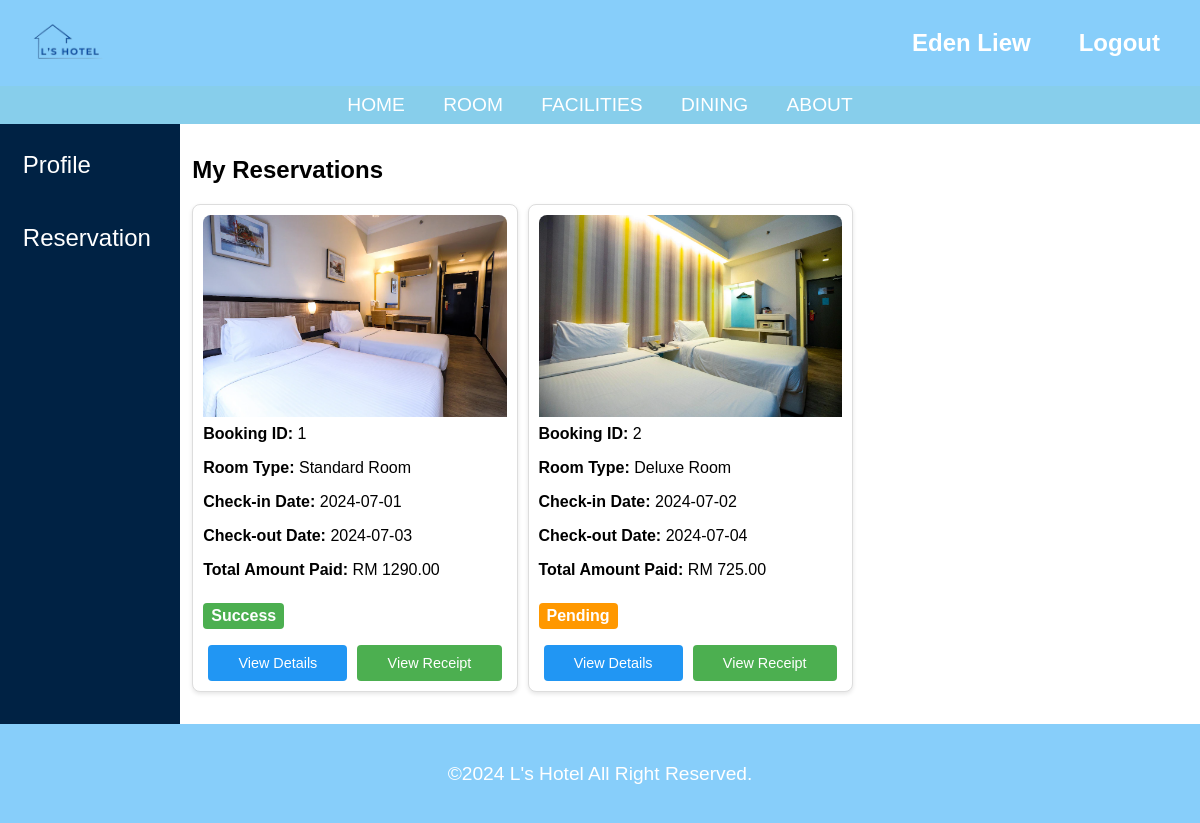
The page /reservation.php (signed in) on the database as committed earlier.
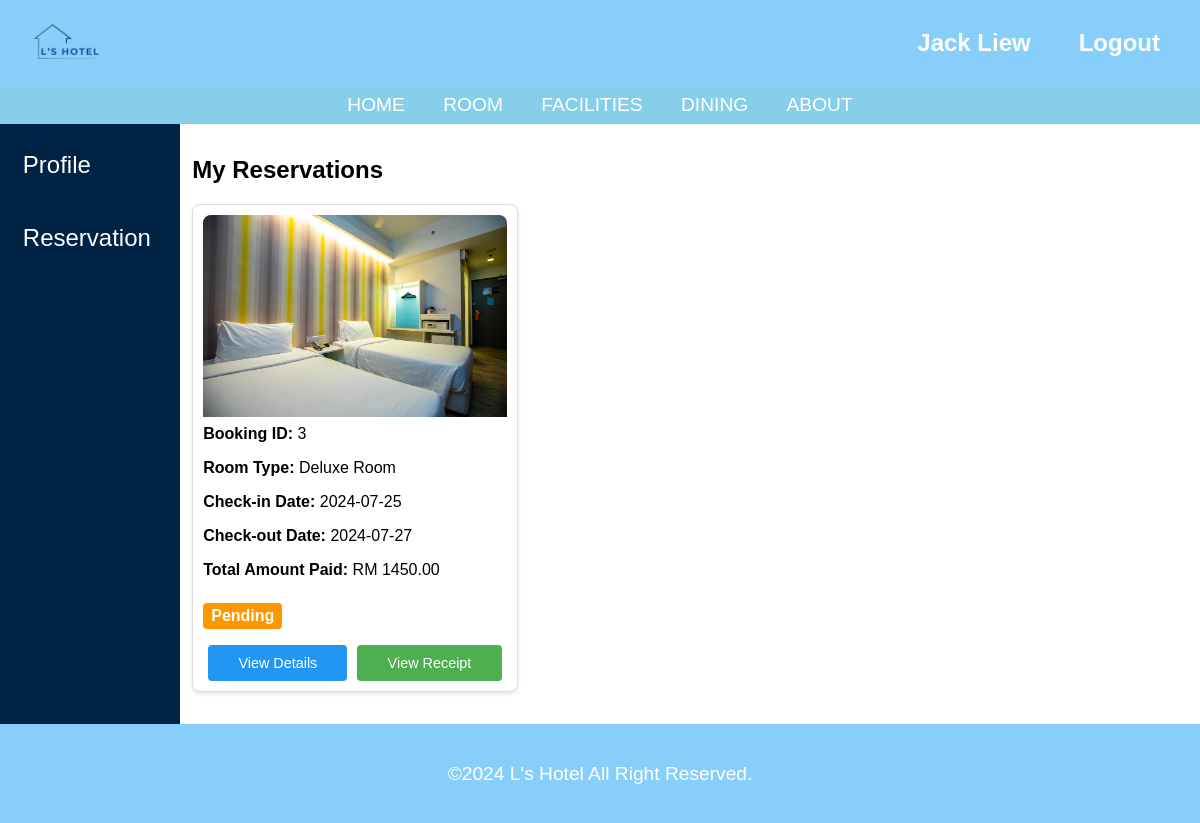
The same page on the database as committed later.
### tables this page shows
CREATE TABLE `bookings` (
  `booking_id` int(11) NOT NULL,
  `email` varchar(100) NOT NULL,
  `room_id` int(11) NOT NULL,
  `check_in_date` date NOT NULL,
  `check_out_date` date NOT NULL,
  `days` int(11) NOT NULL,
  `number_of_rooms` int(11) NOT NULL,
  `bed_selection` varchar(255) NOT NULL,
  `smoke` varchar(255) NOT NULL,
  `first_name` varchar(50) NOT NULL,
  `last_name` varchar(50) NOT NULL,
  `phone_number` varchar(15) NOT NULL,
  `bring_car` varchar(3) NOT NULL,
  `additional_requests` varchar(255) DEFAULT NULL,
  `total_amount` decimal(10,2) NOT NULL,
  `created_at` timestamp NOT NULL DEFAULT current_timestamp(),
  `car_plates` varchar(255) DEFAULT NULL,
  `payment_status` varchar(20) NOT NULL,
  `booking_status` varchar(20) NOT NULL
);

CREATE TABLE `rooms` (
  `room_id` int(11) NOT NULL,
  `room_type` varchar(255) NOT NULL,
  `room_level` int(3) NOT NULL,
  `room_price` decimal(10,2) NOT NULL,
  `room_features` text DEFAULT NULL,
  `room_facilities` text DEFAULT NULL,
  `room_size` varchar(50) DEFAULT NULL,
  `room_availability` int(11) DEFAULT NULL,
  `room_description` text DEFAULT NULL,
  `room_images` text DEFAULT NULL
);

### fetch_customer_bookings.php (the view, shortened to what this page needs)
<?php
include 'config.php';
$email = $_SESSION['user']['email'];
$sql = "SELECT bookings.booking_id, bookings.created_at, rooms.room_type, bookings.check_in_date, bookings.check_out_date, bookings.days, bookings.number_of_rooms, bookings.bed_selection, bookings.smoke, CONCAT(bookings.first_name, ' ', bookings.last_name) as customer_name, bookings.email, bookings.phone_number, bookings.bring_car, bookings.car_plates, bookings.booking_status, bookings.additional_requests, bookings.total_amount, rooms.room_images
        FROM bookings
        JOIN rooms ON bookings.room_id = rooms.room_id
        WHERE bookings.email = '$email'";
$result = $conn->query($sql);
if ($result->num_rows > 0) {
    while($row = $result->fetch_assoc()) {
        $room_type = $row['room_type'];
        $images = explode(',', $row['room_images']);
        $image = isset($images[0]) ? 'img/room-image/' . strtolower(str_replace(' ', '-', $room_type)) . '/' . htmlspecialchars(trim($images[0])) : 'img/room-image/default-room.jpg';
        $status_class = strtolower($row["booking_status"]);
        $additional_requests = json_decode($row['additional_requests'], true);
        $additional_charges = [];
        foreach ($additional_requests as $request) {
            $additional_charges[] = [
                "extraBed" => $request['extra_bed'],
                "extraBedQuantity" => $request['bed_quantity'],
                "addBreakfast" => $request['add_breakfast'],
                "breakfastQuantity" => $request['breakfast_quantity']
            ];
        }
        $booking_data = json_encode([
            "bookingId" => $row["booking_id"],
            "bookingDate" => substr($row["created_at"], 0, 10),
            "roomType" => $row["room_type"],
            "checkInDate" => $row["check_in_date"],
            "checkOutDate" => $row["check_out_date"],
            "stayDays" => $row["days"],
            "roomQuantity" => $row["number_of_rooms"],
            "bedSelection" => $row["bed_selection"],
            "smoke" => $row["smoke"],
            "totalAmount" => $row["total_amount"],
            "customerName" => $row["customer_name"],
            "email" => $row["email"],
            "phone" => $row["phone_number"],
            "bringCar" => $row["bring_car"],
            "carPlate" => $row["car_plates"],
            "additionalCharges" => $additional_charges
        ]);
        echo "<div class='booking-card'>";
        echo "<img src='" . $image . "' alt='Room Image'>";
        echo "<p><strong>Booking ID:</strong> " . $row["booking_id"] . "</p>";
        echo "<p><strong>Room Type:</strong> " . $room_type . "</p>";
        echo "<p><strong>Check-in Date:</strong> " . $row["check_in_date"] . "</p>";
        echo "<p><strong>Check-out Date:</strong> " . $row["check_out_date"] . "</p>";
        echo "<p><strong>Total Amount Paid:</strong> RM " . $row["total_amount"] . "</p>";
        echo "<p><span class='booking-status " . $status_class . "'>" . $row["booking_status"] . "</span></p>";
        echo "<div class='booking-actions'>";
        echo "<a class='view-details' href='javascript:void(0);' data-booking-data='" . htmlspecialchars($booking_data, ENT_QUOTES, 'UTF-8') . "'>View Details</a>";
        echo "<a class='view-receipt' href='invoice.php?booking_id=" . $row["booking_id"] . "'>View Receipt</a>";
        echo "</div>";
        echo "</div>";
    }
} else {
    echo "<p>No bookings found</p>";
}
?>

### header.php (shortened to what this page needs)
<header>
    <div>
        <a href="index.php"><img src="img/logo.png" alt="Logo"></a>
    </div>
    <div class="user-links">
        <?php if (isset($_SESSION['user_full_name'])): ?>
            <a href="profile.php" class="username-link"><?php echo htmlspecialchars($_SESSION['user_full_name']); ?></a>
            <a href="logout.php">Logout</a>
        <?php else: ?>
            <a href="login.php">Login</a>
            <a href="register.php">Register</a>
        <?php endif; ?>
    </div>
</header>
<nav>
    <a href="index.php">HOME</a>
    <a href="room.php">ROOM</a>
    <a href="facilities.php">FACILITIES</a>
    <a href="dining.php">DINING</a>
    <a href="about.php">ABOUT</a>
</nav>

Rows that differ between the two databases and show on the page:
no longer on this page (row edited): bookings: shows a picture, booking_id "1", room.room_type "Standard Room", check_in_date "2024-07-01", check_out_date "2024-07-03", total_amount "1290.00", booking_status "Success"
no longer on this page (row edited): bookings: booking_id "2", room.room_type "Deluxe Room", check_in_date "2024-07-02", check_out_date "2024-07-04", total_amount "725.00", booking_status "Pending"
now on this page (row edited): bookings: booking_id "3", room.room_type "Deluxe Room", check_in_date "2024-07-25", check_out_date "2024-07-27", total_amount "1450.00", booking_status "Pending"
Other text that changed with them:
$_SESSION['user_full_name']: "Eden Liew" → "Jack Liew"
